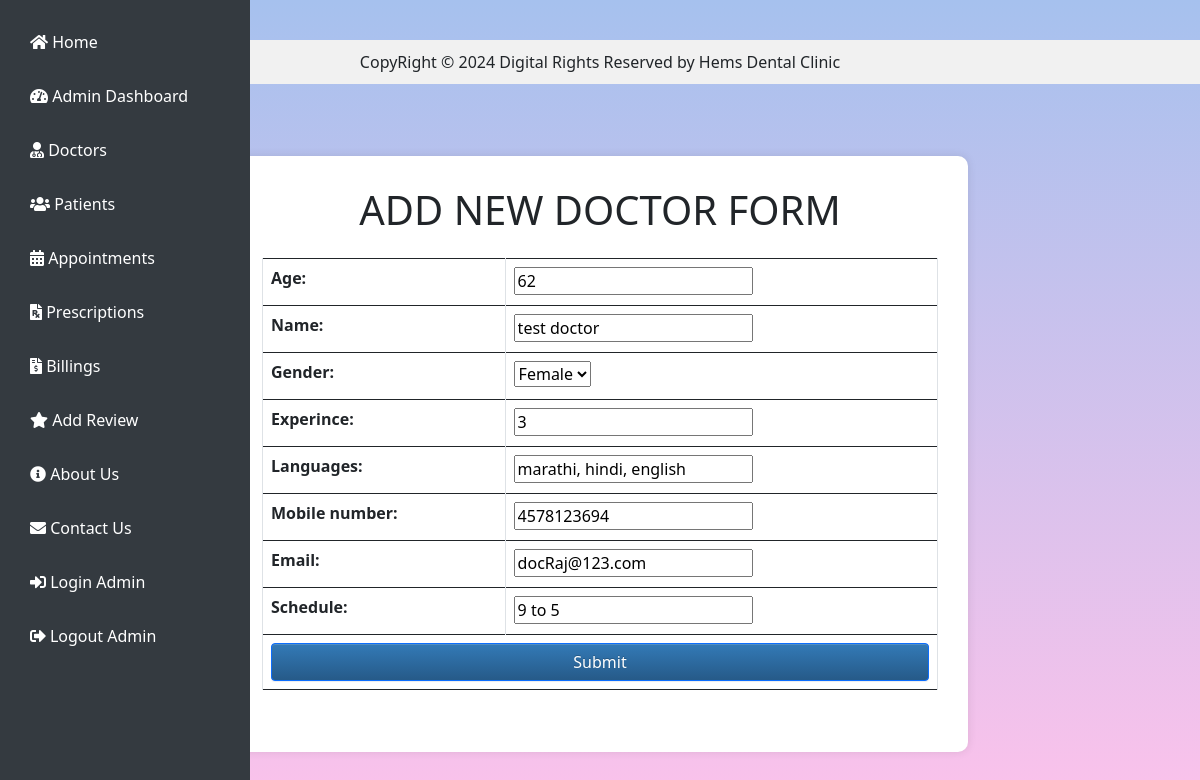
The page /updateDoctor/9/ on the database as committed earlier.
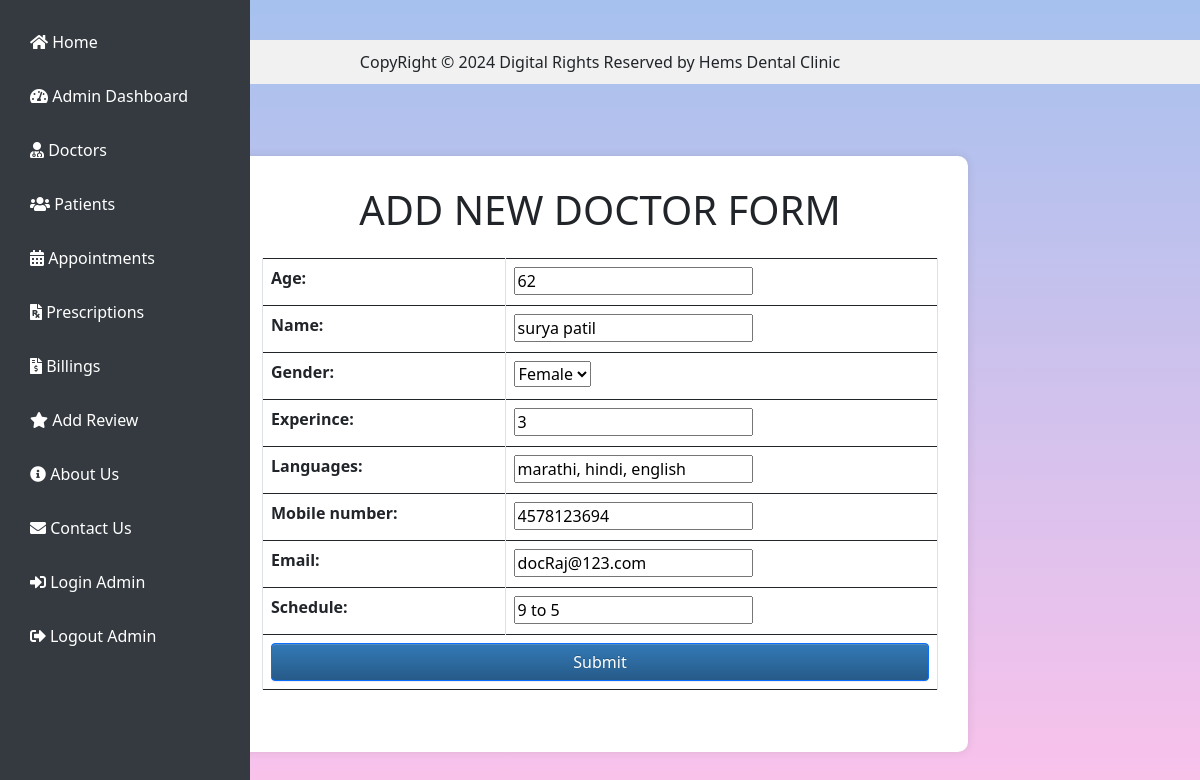
The same page on the database as committed later.
### clinic/models.py (models this page shows, shortened)
class Doctor(models.Model):
    doctor_id = models.AutoField(primary_key=True)
    age = models.IntegerField()
    name = models.CharField(max_length=50, null=True)
    gender = models.CharField(max_length=10, choices=[('Male', 'Male'), ('Female', 'Female'), ('Other', 'Other')])
    experince = models.IntegerField()
    languages = models.CharField(max_length=25)
    mobile_number = models.CharField(max_length=15)
    email = models.EmailField()
    schedule = models.CharField(max_length=25, blank= True)

### clinic/views.py (the view)
# urls.py: path('updateDoctor/<int:did>/', updateDoctor, name= 'updateDoctor'),
def updateDoctor(request, did):
    doctors = Doctor.objects.get(doctor_id=did)
    if request.method=='POST':
        docForm = Doctor_form(request.POST, instance=doctors)
        if docForm.is_valid():
            docForm.save()
            return redirect('viewDoctor')
    else:
        docForm = Doctor_form(instance=doctors)
    return render(request,'saveDoctor.html',{'docForm':docForm})

### clinic/forms.py
class Doctor_form(ModelForm):
    class Meta:
        model = Doctor
        fields = "__all__"

### clinic/templates/saveDoctor.html (shortened to what this page needs)
{% load crispy_forms_tags %}
    <div class="container my-5">
        <div class="row justify-content-center">
            <div class="col-md-8">
                <div class="form-container">
                    <h1 class="text-center mb-4">ADD NEW DOCTOR FORM</h1>
                    <form action="" method="POST">
                        <div class="table-responsive">
                            <table class="table table-bordered">
                                {{ docForm.as_table }}
                                <tr>
                                    <td colspan="2">
                                        <input type="submit" value="Submit" class="btn btn-primary btn-block">
                                    </td>
                                </tr>
                            </table>
                        </div>
                    </form>
                </div>
            </div>
        </div>
    </div>

Rows that differ between the two databases and show on the page:
changed Doctor "Female": name "test doctor" → "surya patil"
